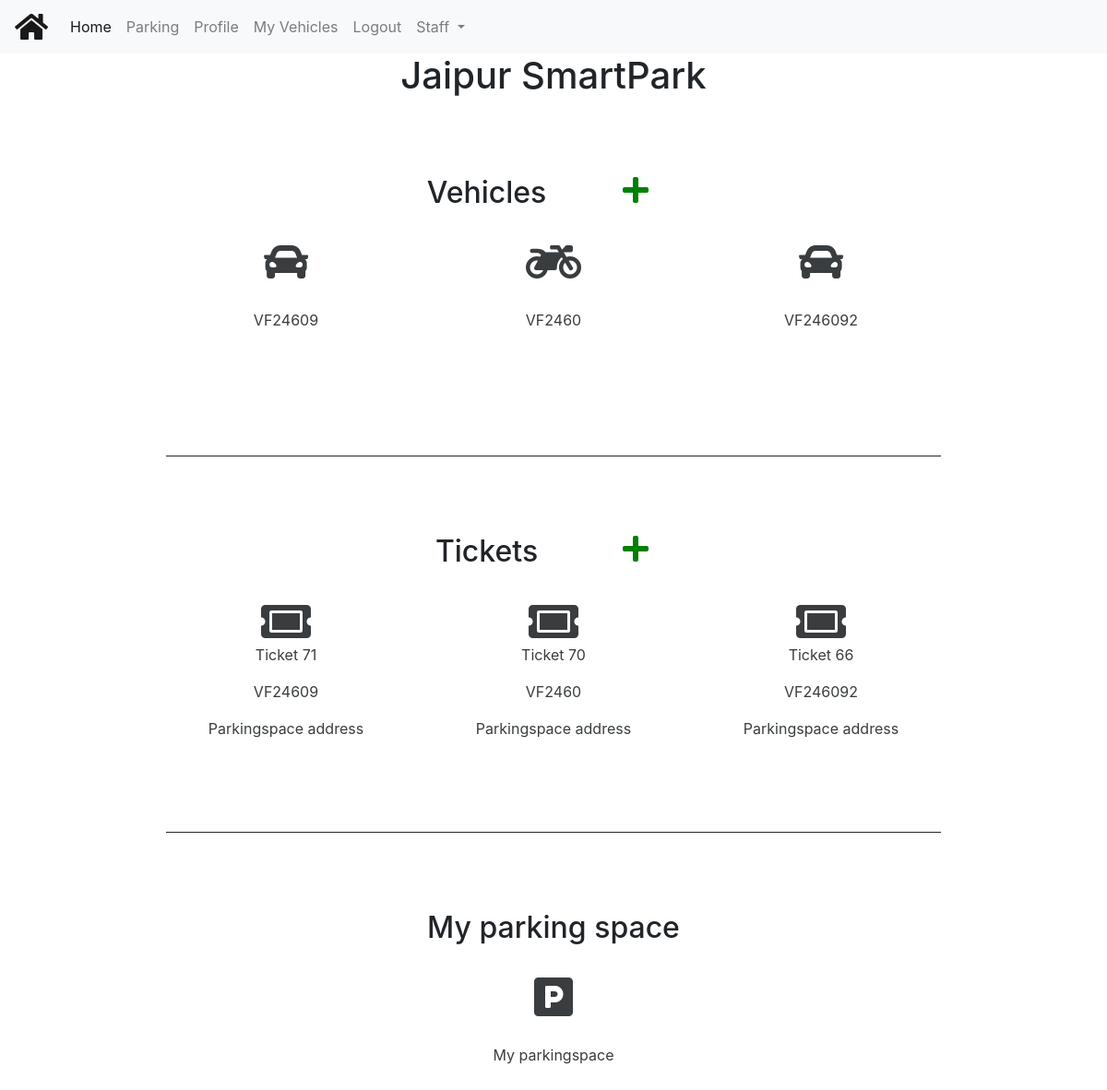
/parking/ (signed in), run on the app's committed database.
### parkingsystem/models.py (models this page shows, shortened)
class Vehicle(models.Model):
    registration_number = models.CharField(max_length=50, unique=True)
    brand = models.CharField(max_length=150)
    model = models.CharField(max_length=150)
    car = models.BooleanField()
    motorbike = models.BooleanField()
    owner = models.ForeignKey(User, on_delete=models.CASCADE)
    def __str__(self):
        return self.registration_number
    def get_absolute_url(self):
        return reverse('vehicle-detail', args=[str(self.id)])

class Ticket(models.Model):
    start = models.DateTimeField(auto_now_add=True)
    valid_to = models.DateTimeField()
    parking_space = models.ForeignKey(ParkingSpace, on_delete=models.CASCADE)
    vehicle = models.ForeignKey(Vehicle, on_delete=models.CASCADE)
    person = models.ForeignKey(User, on_delete=models.CASCADE, null=True)
    def get_absolute_url(self):
        return reverse('ticket-detail', args=[str(self.id)])
    @property
    def is_valid(self):
        if self.valid_to and timezone.now() < self.valid_to:
            self.parking_space.set_status("a")
            return True
        return False

### parkingsystem/views.py (the view)
# urls.py: path('', views.index, name='index'),
def index(request):
    user_tickets = None
    if not request.user.is_anonymous:
            user_tickets = Ticket.objects.filter(person=request.user).order_by('-valid_to')
    num_parking_lot = ParkingLot.objects.all().count()
    num_parking_space = ParkingSpace.objects.all().count()
    num_vehicles = Vehicle.objects.all().count()
    num_tickets = Ticket.objects.all().count()
    return render(
        request,
        'index.html',
        context={'user_tickets':user_tickets,'num_parking_lot':num_parking_lot, 'num_parking_space':num_parking_space, 'num_vehicles':num_vehicles, 'num_tickets':num_tickets}
    )

### parkingsystem/models.py (called while the page is built)
    def get_absolute_url(self):
        return reverse('userparking-detail', args=[str(self.id)])

### parkingsystem/templates/index.html (shortened to what this page needs)
{% extends "base.html" %}
{% block content %}
    <h1 id="index-h1">Jaipur SmartPark</h1>
    {% if user.is_authenticated %}
        <div class="row">
                <div class="col-10">
                    <h2 class="vehicle-h2"> Vehicles</h2>
                </div>
                <div class="col-2">
                    <a href="{% url 'vehicle-add' %}">
                        <div>
                            <i class="fa fa-plus fa-2x adder"></i>
                        </div>
                    </a>
                </div>
            </div>
        <div class="row">
            {% for vehicle in user.vehicle_set.all %}
                <div class="col-4">
                    {% if vehicle.car %}
                    <a href="{{ vehicle.get_absolute_url }}">
                        <div class="index-vehicle">
                            <i class="fa fa-car fa-3x"></i>
                            <p>{{ vehicle.registration_number }}</p>
                        </div>
                    </a>
                    {% elif vehicle.motorbike %}
                    <a href="{{ vehicle.get_absolute_url }}">
                        <div class="index-vehicle">
                            <i class="fa fa-motorcycle fa-3x"></i>
                            <p>{{ vehicle.registration_number }}</p>
                        </div>
                    </a>
                    {% endif %}
                </div>
            {% endfor %}
        </div>
        <div class="line"></div>
        <div class="row">
            <div class="col-10">
                <h2 class="ticket-h2">Tickets</h2>
            </div>
            <div class="col-2">
                <a href="{% url 'ticket-add' %}">
                    <div>
                        <i class="fa fa-plus fa-2x adder"></i>
                    </div>
                </a>
            </div>
        </div>
        <div class="row">
            {% for ticket in user_tickets|slice:":3" %}
                <div class="col-4">
                    <a href="{{ ticket.get_absolute_url }}">
                        <div class="index-ticket">
                        {% if ticket.is_valid %}
                            <i class="fas fa-ticket-alt fa-3x valid"></i>
                            {% else %}
                            <i class="fas fa-ticket-alt fa-3x"></i>
                            {% endif %}
                            <p>Ticket {{ticket.id}} </p>
                            <p>{{ticket.vehicle}}</p>
                            <p>Parkingspace address</p>
                        </div>
                    </a>
                </div>
            {% endfor %}
        </div>
        <div class="line"></div>
        {% if not user.userownedparking %}
        <div class="row">
                <div class="col-10">
                    <h2 class="ticket-h2">Parkingspace</h2>
                </div>
                <div class="col-2">
                    <a href="{% url 'userparking-add' %}">
                        <div>
                            <i class="fa fa-plus fa-2x adder"></i>
                        </div>
                    </a>
                </div>
            </div>
                {% else %}
        <h2>My parking space</h2>
        <div class="row">
            <div class="col">
                <a href="{{ user.userownedparking.get_absolute_url }}">
                    <div class="index-parkingspace">
                        <i class="fas fa-parking fa-3x"></i>
                        <p>My parkingspace</p>
                    </div>
                </a>
            </div>
        </div>
        {% endif %}
{% endif %}
</div>
{% endblock %}

### parkingsystem/static/css/styles.css (style rules this page uses)
h1, h2 { text-align: center; }
#index-h1 { margin-bottom:10%; }
.line { width: 100%; border-bottom: 1px; border-top: 0px; border-style:solid; margin-bottom: 10%; margin-top:10%; }
.adder { margin-left: -200%; color:green; }
h2 { margin-bottom: 1em; }
a { color: #393d3f; }
.index-vehicle { height: 150px; text-align: center; }
.index-vehicle i { height: 50%; color: #393d3f; }
.index-parkingspace { height: 150px; text-align: center; }
.index-parkingspace i { height: 50%; color: #393d3f; }
.index-ticket { color: #393d3f; text-align: center; }
.index-vehicle i { height: 50%; }

### data on the page
Vehicle: registration_number "VF24609"
Vehicle: registration_number "VF2460"
Vehicle: registration_number "VF246092"
Ticket: id "71", vehicle "VF24609"
Ticket: id "70", vehicle "VF2460"
Ticket: id "66", vehicle "VF246092"
